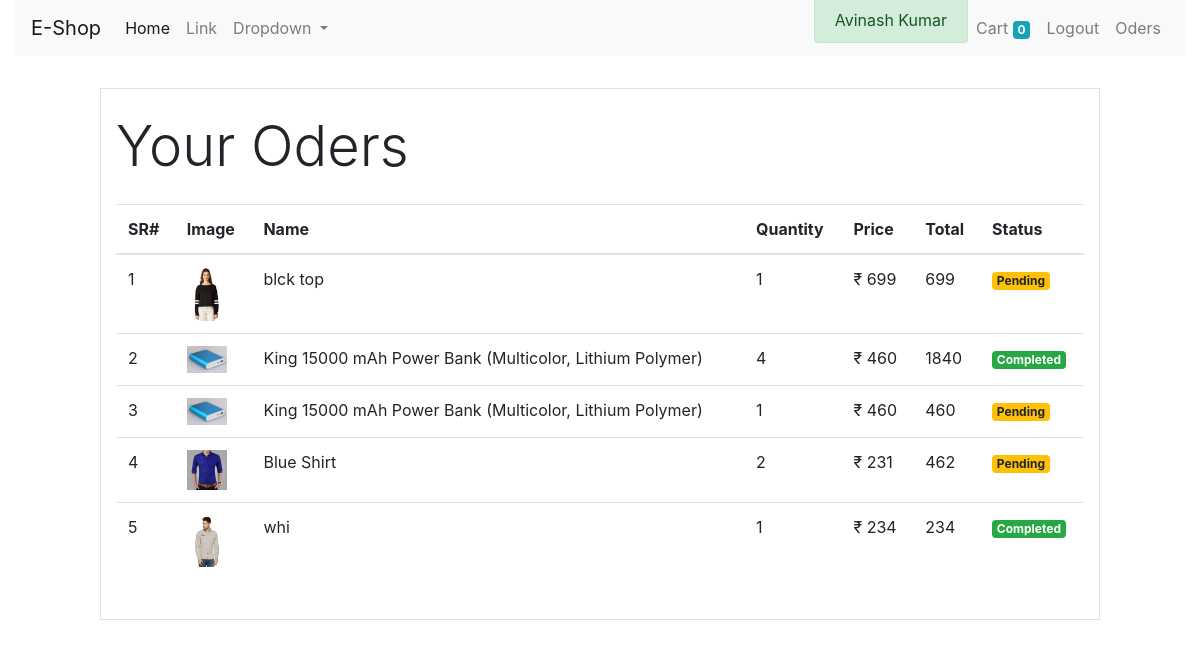
The app's page /oders/ (signed in) with its own data.
### store/models/customer.py (models this page shows, shortened)
class Customer(models.Model):
    first_name = models.CharField(max_length=50)
    last_name = models.CharField(max_length=50)
    phone = models.CharField(max_length=15)
    email = models.EmailField()
    password = models.CharField(max_length=500)
    def __str__(self):
        return self.first_name + ' ' + self.last_name
    def get_customer_by_id(id):
        try:
            return Customer.objects.get(id=id)
        except:
            return None

### store/models/oder.py (models this page shows, shortened)
class Oder(models.Model):
    product = models.ForeignKey(Product, on_delete=models.CASCADE)
    customer = models.ForeignKey(Customer, on_delete=models.CASCADE)
    quantity = models.IntegerField(default=1)
    price = models.IntegerField()
    address = models.CharField(max_length=255, default='', blank=True)
    phone_number = models.CharField(max_length=15, default='', blank=True)
    date = models.DateField(default=datetime.datetime.today)
    status = models.BooleanField(default=False)
    @classmethod
    def get_products_by_customer_id(cls, id):
        return cls.objects.filter(customer_id=id).order_by('-id')

### store/models/product.py (models this page shows, shortened)
class Product(models.Model):
    name = models.CharField(max_length=80)
    price = models.IntegerField(default=0)
    description = models.CharField(max_length=255, null=True)
    category = models.ForeignKey(Category, on_delete=CASCADE, default=1)
    image = models.ImageField(upload_to='uploads/images/products/')

### store/middlewares/auth.py (the view)
    def middleware(request):
        if not request.session.get('customer_id'):
            return_url = request.META['PATH_INFO']
            return redirect(f'/login?return_url={ return_url }')
        return get_response(request)

### store/templatetags/costum_filter.py (called while the page is built)
@register.filter(name='rupee')
def rupee(number):
    return '₹ '+str(number)

@register.filter(name='get_customer_by_id')
def get_customer_by_id(id):
    return Customer.get_customer_by_id(id)

@register.filter(name='multiply')
def multiply(a, b):
    return a * b

### store/views/oders.py (called while the page is built)
    def get(self, request):
        customer_id = request.session.get('customer_id')
        oders = Oder.get_products_by_customer_id(customer_id)
        return render(request, 'store/oders.html', {'oders': oders})

### store/templates/store/oders.html (shortened to what this page needs)
{% extends 'store/base.html' %}
{% load cart %}
{% load costum_filter %}
{% block content %}
<div class="row">
    <div class="col-10 border mx-auto mt-4 pt-4 pb-4">
        <h1 class="display-4 mb-4">Your Oders</h1>
        <table class="table">
            <thead>
                <tr>
                    <th>SR#</th>
                    <th>Image</th>
                    <th>Name</th>
                    <th>Quantity</th>
                    <th>Price</th>
                    <th>Total</th>
                    <th>Status</th>
                </tr>
            </thead>
            <tbody>
                {% for oder in oders %}
                <tr>
                    <td>{{ forloop.counter }}</td>
                    <td><img style="width: 40px;" src="{{ oder.product.image.url }}" alt="{{ product.name }}"></td>
                    <td>{{ oder.product.name }}</td>
                    <td>{{ oder.quantity }}</td>
                    <td>{{ oder.price|rupee }}</td>
                    <td>{{ oder.price|multiply:oder.quantity }}</td>
                    {% if oder.status %}
                    <td><small class="badge badge-success">Completed</small></td>
                    {% else %}
                    <td><small class="badge badge-warning">Pending</small></td>
                    {% endif %}
                </tr>
                {% endfor %}
            </tbody>
        </table>
    </div>
</div>
{% endblock content %}

### store/templates/store/base.html (shortened to what this page needs)
{% load static %}
{% load costum_filter %}
<!DOCTYPE html>
<html lang="en">
  <head>
    <link rel="stylesheet" href="https://maxcdn.bootstrapcdn.com/bootstrap/4.0.0/css/bootstrap.min.css">
    <link rel="stylesheet" href="{% static 'store/css/style.css' %}">
  </head>
  <body>
      <div class="container-fluid">
        <nav class="navbar navbar-expand-lg navbar-light bg-light mb-2">
          <a class="navbar-brand" href="/">E-Shop</a>
          <div class="collapse navbar-collapse" id="navbarSupportedContent">
            <ul class="navbar-nav mr-auto">
              <li class="nav-item active">
                <a class="nav-link" href="#">Home <span class="sr-only">(current)</span></a>
              </li>
              <li class="nav-item">
                <a class="nav-link" href="#">Link</a>
              </li>
              <li class="nav-item dropdown">
                <a class="nav-link dropdown-toggle" href="#" id="navbarDropdown" role="button" data-toggle="dropdown" aria-haspopup="true" aria-expanded="false">
                  Dropdown
                </a>
              </li>
            </ul>
            <ul class="navbar-nav my-2 my-lg-0">
              <li class="nav-item">
                <span class="alert alert-success mx-auto">  {{ request.session.customer_id|get_customer_by_id }}</span>
              </li>
              <li class="nav-item">
                <a class="nav-link" href="{% url 'cart' %}">Cart <span class="badge badge-info">{{ request.session.cart.keys|length }}</span></a>
              </li>
              {% if request.session.customer_id %}
              <li class="nav-item">
                <a class="nav-link" href="{% url 'logout' %}">Logout</a>
              </li>
              <li class="nav-item">
                <a class="nav-link" href="{% url 'oders' %}">Oders</a>
              </li>
              {% endif %}
            </ul>
          </div>
        </nav>
        {% block content %}{% endblock content %}
      </div>
  </body>
</html>

### records on screen
Customer: session.customer_id|get_customer_by_id "Avinash Kumar"
Oder: product.image (picture), product.name "blck top", quantity "1", price "₹ 699", price|multiply "699", status "Pending"
Oder: product.image (picture), product.name "King 15000 mAh Power Bank (Multicolor, Lithium Polymer)", quantity "4", price "₹ 460", price|multiply "1840", status "Completed"
Oder: product.image (picture), product.name "King 15000 mAh Power Bank (Multicolor, Lithium Polymer)", quantity "1", price "₹ 460", price|multiply "460", status "Pending"
Oder: product.image (picture), product.name "Blue Shirt", quantity "2", price "₹ 231", price|multiply "462", status "Pending"
Oder: product.image (picture), product.name "whi", quantity "1", price "₹ 234", price|multiply "234", status "Completed"

### other values on screen
{{ request.session.cart.keys|length }} "0"
